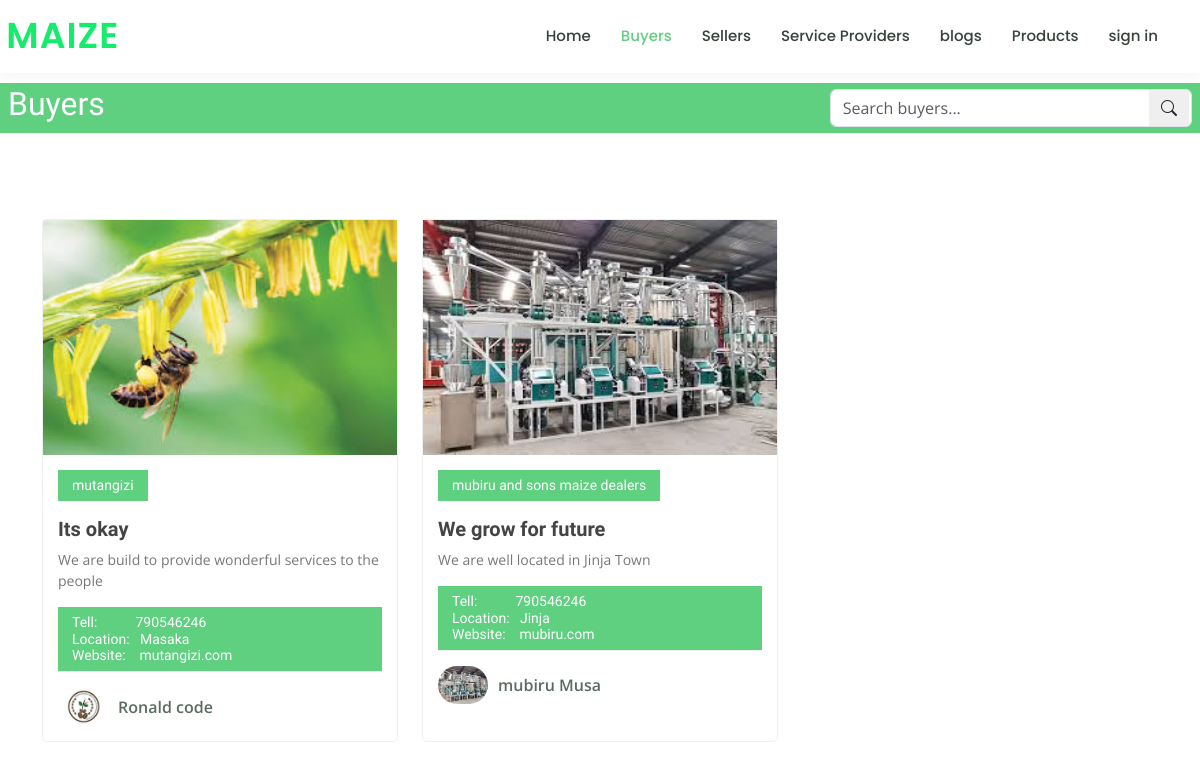
The app's page /buyers.php with its own data.
### tables this page shows
CREATE TABLE `users` (
  `id` int(11) NOT NULL,
  `name` varchar(500) DEFAULT NULL,
  `email` varchar(100) DEFAULT NULL,
  `password` varchar(500) DEFAULT NULL,
  `role` varchar(100) DEFAULT 'buyer',
  `image` varchar(200) DEFAULT NULL,
  `company` varchar(200) DEFAULT NULL,
  `description` varchar(1000) DEFAULT NULL,
  `logo` varchar(100) DEFAULT NULL,
  `motto` varchar(1000) DEFAULT NULL,
  `website` varchar(1000) DEFAULT NULL,
  `contact` int(11) DEFAULT NULL,
  `location` varchar(1000) DEFAULT NULL,
  `dateAdded` datetime DEFAULT current_timestamp(),
  `admin` tinyint(1) DEFAULT 0
);

### buyers.php (the view, shortened to what this page needs)
<?php include 'header.php' ?>
<?php
  include './dbinit.php';
  $sql="SELECT * FROM users WHERE role='buyer'";
  $results =mysqli_query($conn,$sql);
  $users=mysqli_fetch_all($results,MYSQLI_ASSOC);
  $value='';
?>
  <main id="main" data-aos="fade-in">
  <div class="w-100" style="height:10px"></div>
    <div class="breadcrumbs d-flex align-items-center p-2 " style=" top: 0; height:50px;margin-bottom:10px;">
          <h2>Buyers</h2>
          <div class="d-flex align-items-center justify-content-end" style="flex:1">
            <div class="col-lg-4" style="position: relative;">
                <form action="" method="get">
                  <input type="search" name='value'  name='value' value='<?php echo $value ?>' style="outline: none;" autocomplete="off" class="form-control" name="search" placeholder="Search buyers...">
                    <button name='search' type='submit' value="search"   style="position: absolute; top: 1px; color: blue; right: 3px; cursor: pointer; padding: 0px; border: 0; "><span class="bi bi-search btn rounded  border-0"></span> </button>
                </form>
            </div>
          </div>
    </div>
    <section id="courses" class="courses">
      <div class="container" data-aos="fade-up">
        <div class="row" data-aos="zoom-in" data-aos-delay="100">
          <?php foreach ($users as $user) {?>
           <div class="col-lg-4 col-md-6 d-flex align-items-stretch" >
            <div class="course-item w-100">
              <img src="imgs/<?php echo $user['image']  ?>"style="width:100%; height:235px;" class="img-fluid" alt="...">
              <div class="course-content">
                <div class="d-flex justify-content-between align-items-center mb-3">
                  <h4><?php echo $user['company']  ?></h4>
                </div>
                <h3><?php echo $user['motto']  ?></h3>
                <p><?php echo $user['description']  ?></p>
                <h4>
                  Tell:&nbsp;&nbsp;&nbsp;&nbsp;&nbsp;&nbsp;&nbsp;&nbsp;&nbsp;&nbsp; <span><?php echo $user['contact']  ?></span><br>
                  Location: &nbsp;&nbsp;<span><?php echo $user['location']  ?></span><br>
                  Website:&nbsp;&nbsp;&nbsp; <a href="<?php echo $user['website']  ?>" style="color:white;"><span><?php echo $user['website']  ?></span></a>
                </h4>
                <div class="trainer d-flex justify-content-between align-items-center">
                  <div class="trainer-profile d-flex align-items-center">
                    <img src="logos/<?php echo $user['logo']  ?>" class="img-fluid" alt="">
                    <span><?php echo $user['name']  ?></span>
                  </div>
                </div>
              </div>
            </div>
          </div>
          <?php }  ?>
        </div>
      </div>
    </section>
  </main><!-- End #ma
<?php include './footer.php' ?>

### assets/css/style.css (style rules this page uses)
body { font-family: "Open Sans", sans-serif; color: #444444; }
a { color: #5fcf80; text-decoration: none; }
h1, h2, h3, h4, h5, h6 { font-family: "Raleway", sans-serif; }
section { padding: 60px 0; overflow: hidden; }
.breadcrumbs { margin-top: 73px; text-align: center; background: #5fcf80; padding: 30px 0; color: #fff; }
.breadcrumbs h2 { font-size: 32px; font-weight: 500; }
.courses .course-item { border-radius: 5px; border: 1px solid #eef0ef; }
.courses .course-content { padding: 15px; }
.courses .course-content h3 { font-weight: 700; font-size: 20px; }
.courses .course-content p { font-size: 14px; color: #777777; }
.courses .course-content h4 { font-size: 14px; background: #5fcf80; padding: 7px 14px; color: #fff; margin: 0; }
.courses .trainer { padding-top: 15px; border-top: 1px solid #eef0ef; }
.courses .trainer .trainer-profile img { max-width: 50px; border-radius: 50px; }
.courses .trainer .trainer-profile span { padding-left: 10px; font-weight: 600; font-size: 16px; color: #5a6c60; }

### records on screen
users: image (picture), company "mutangizi", motto "Its okay", description "We are build to provide wonderful services to the people", contact "790546246", location "Masaka", website "mutangizi.com", logo (picture), name "Ronald code"
users: image (picture), company "mubiru and sons maize dealers", motto "We grow for future", description "We are well located in Jinja Town", contact "790546246", location "Jinja", website "mubiru.com", logo (picture), name "mubiru Musa"

### other values on screen
$language['home'] "Home"
$language['buyers'] "Buyers"
$language['sellers'] "Sellers"
$language['services'] "Service Providers"
$language['blogs'] "blogs"
$language['products'] "Products"
